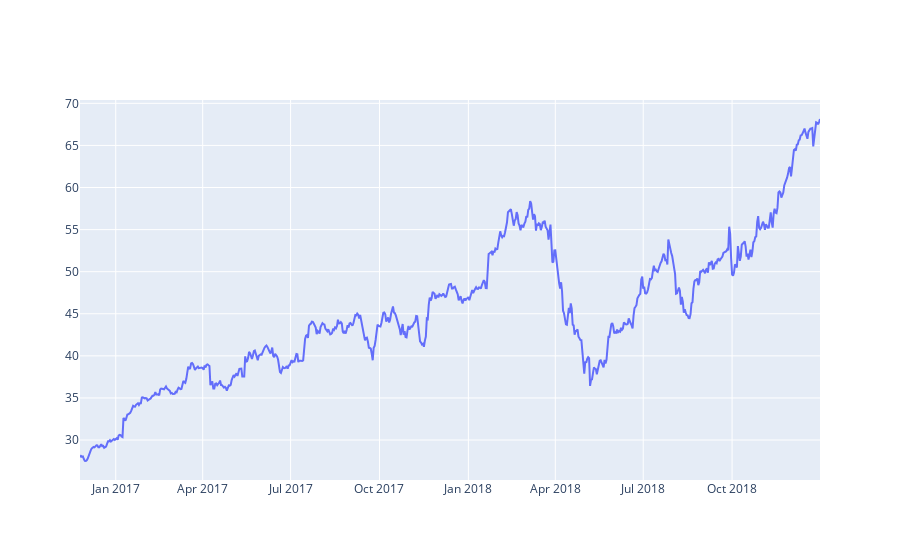

Here is the notebook cell this chart was saved with:
### Code cell
# A simple scatter with date and stock high
fig = go.Figure([go.Scatter(x=df['Date'], y=df['High'])])
fig.show()

### Figure 1 — Plotly figure (JSON) as saved in the notebook; plotly's stock layout.template omitted (floating-point values rounded to 4 significant figures; data arrays with more than 128 entries replaced by an {"elided": "..."} marker saying what was removed)
{"data": [{"type": "scatter", "x": {"elided": "767 str values"}, "y": {"elided": "767 float values"}}], "layout": {}}
